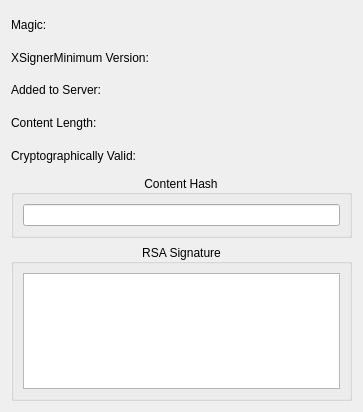
<?xml version="1.0" encoding="UTF-8"?>
<ui version="4.0">
 <class>YtgrDialog</class>
 <widget class="QDialog" name="YtgrDialog">
  <property name="geometry">
   <rect>
    <x>0</x>
    <y>0</y>
    <width>363</width>
    <height>412</height>
   </rect>
  </property>
  <property name="minimumSize">
   <size>
    <width>363</width>
    <height>412</height>
   </size>
  </property>
  <property name="windowTitle">
   <string>YTGR Dialog</string>
  </property>
  <property name="windowIcon">
   <iconset resource="Resources.qrc">
    <normaloff>:/Images/ytgr.png</normaloff>:/Images/ytgr.png</iconset>
  </property>
  <layout class="QHBoxLayout" name="horizontalLayout_4">
   <item>
    <layout class="QVBoxLayout" name="verticalLayout_3" stretch="9,1,9">
     <item>
      <layout class="QHBoxLayout" name="horizontalLayout_3">
       <item>
        <layout class="QVBoxLayout" name="verticalLayout_2">
         <item>
          <widget class="QLabel" name="label">
           <property name="text">
            <string>Magic: </string>
           </property>
          </widget>
         </item>
         <item>
          <widget class="QLabel" name="label_2">
           <property name="text">
            <string>XSignerMinimum Version:</string>
           </property>
          </widget>
         </item>
         <item>
          <widget class="QLabel" name="label_3">
           <property name="text">
            <string>Added to Server:</string>
           </property>
          </widget>
         </item>
         <item>
          <widget class="QLabel" name="label_4">
           <property name="text">
            <string>Content Length:</string>
           </property>
          </widget>
         </item>
         <item>
          <widget class="QLabel" name="label_6">
           <property name="text">
            <string>Cryptographically Valid:</string>
           </property>
          </widget>
         </item>
        </layout>
       </item>
       <item>
        <layout class="QVBoxLayout" name="verticalLayout">
         <item>
          <widget class="QLabel" name="lblMagic">
           <property name="text">
            <string/>
           </property>
          </widget>
         </item>
         <item>
          <widget class="QLabel" name="lblXSignerMinimumVersion">
           <property name="text">
            <string/>
           </property>
          </widget>
         </item>
         <item>
          <widget class="QLabel" name="lblAddedToServer">
           <property name="text">
            <string/>
           </property>
          </widget>
         </item>
         <item>
          <widget class="QLabel" name="lblContentLength">
           <property name="text">
            <string/>
           </property>
          </widget>
         </item>
         <item>
          <widget class="QLabel" name="lblValid">
           <property name="text">
            <string/>
           </property>
          </widget>
         </item>
        </layout>
       </item>
      </layout>
     </item>
     <item>
      <widget class="QGroupBox" name="groupBox_2">
       <property name="title">
        <string>Content Hash</string>
       </property>
       <property name="alignment">
        <set>Qt::AlignCenter</set>
       </property>
       <property name="flat">
        <bool>false</bool>
       </property>
       <layout class="QHBoxLayout" name="horizontalLayout_2">
        <item>
         <widget class="QLineEdit" name="txtContentHash">
          <property name="enabled">
           <bool>true</bool>
          </property>
          <property name="readOnly">
           <bool>true</bool>
          </property>
         </widget>
        </item>
       </layout>
      </widget>
     </item>
     <item>
      <widget class="QGroupBox" name="groupBox">
       <property name="title">
        <string>RSA Signature</string>
       </property>
       <property name="alignment">
        <set>Qt::AlignCenter</set>
       </property>
       <property name="flat">
        <bool>false</bool>
       </property>
       <layout class="QHBoxLayout" name="horizontalLayout">
        <item>
         <widget class="QPlainTextEdit" name="txtSignature">
          <property name="enabled">
           <bool>true</bool>
          </property>
          <property name="readOnly">
           <bool>true</bool>
          </property>
         </widget>
        </item>
       </layout>
      </widget>
     </item>
    </layout>
   </item>
  </layout>
 </widget>
 <resources>
  <include location="Resources.qrc"/>
 </resources>
 <connections/>
</ui>
